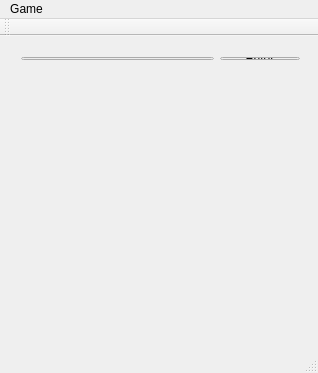
<?xml version="1.0" encoding="UTF-8"?>
<ui version="4.0">
 <class>MainWindow</class>
 <widget class="QMainWindow" name="MainWindow">
  <property name="geometry">
   <rect>
    <x>0</x>
    <y>0</y>
    <width>318</width>
    <height>373</height>
   </rect>
  </property>
  <property name="windowTitle">
   <string>MainWindow</string>
  </property>
  <widget class="QWidget" name="centralWidget">
   <widget class="QWidget" name="">
    <property name="geometry">
     <rect>
      <x>10</x>
      <y>10</y>
      <width>301</width>
      <height>25</height>
     </rect>
    </property>
    <layout class="QHBoxLayout" name="horizontalLayout">
     <item>
      <widget class="QLineEdit" name="lineEdit">
       <property name="maxLength">
        <number>4</number>
       </property>
      </widget>
     </item>
     <item>
      <widget class="QPushButton" name="pushButton">
       <property name="text">
        <string>Enter</string>
       </property>
      </widget>
     </item>
    </layout>
   </widget>
  </widget>
  <widget class="QMenuBar" name="menuBar">
   <property name="geometry">
    <rect>
     <x>0</x>
     <y>0</y>
     <width>318</width>
     <height>18</height>
    </rect>
   </property>
   <widget class="QMenu" name="menuFile">
    <property name="title">
     <string>Game</string>
    </property>
    <addaction name="actionCodeMaker"/>
    <addaction name="actionCodeBreaker"/>
   </widget>
   <addaction name="menuFile"/>
  </widget>
  <widget class="QToolBar" name="mainToolBar">
   <attribute name="toolBarArea">
    <enum>TopToolBarArea</enum>
   </attribute>
   <attribute name="toolBarBreak">
    <bool>false</bool>
   </attribute>
  </widget>
  <widget class="QStatusBar" name="statusBar"/>
  <action name="actionCodeMaker">
   <property name="text">
    <string>CodeMaker</string>
   </property>
  </action>
  <action name="actionCodeBreaker">
   <property name="text">
    <string>CodeBreaker</string>
   </property>
  </action>
 </widget>
 <layoutdefault spacing="6" margin="11"/>
 <resources/>
 <connections/>
</ui>
